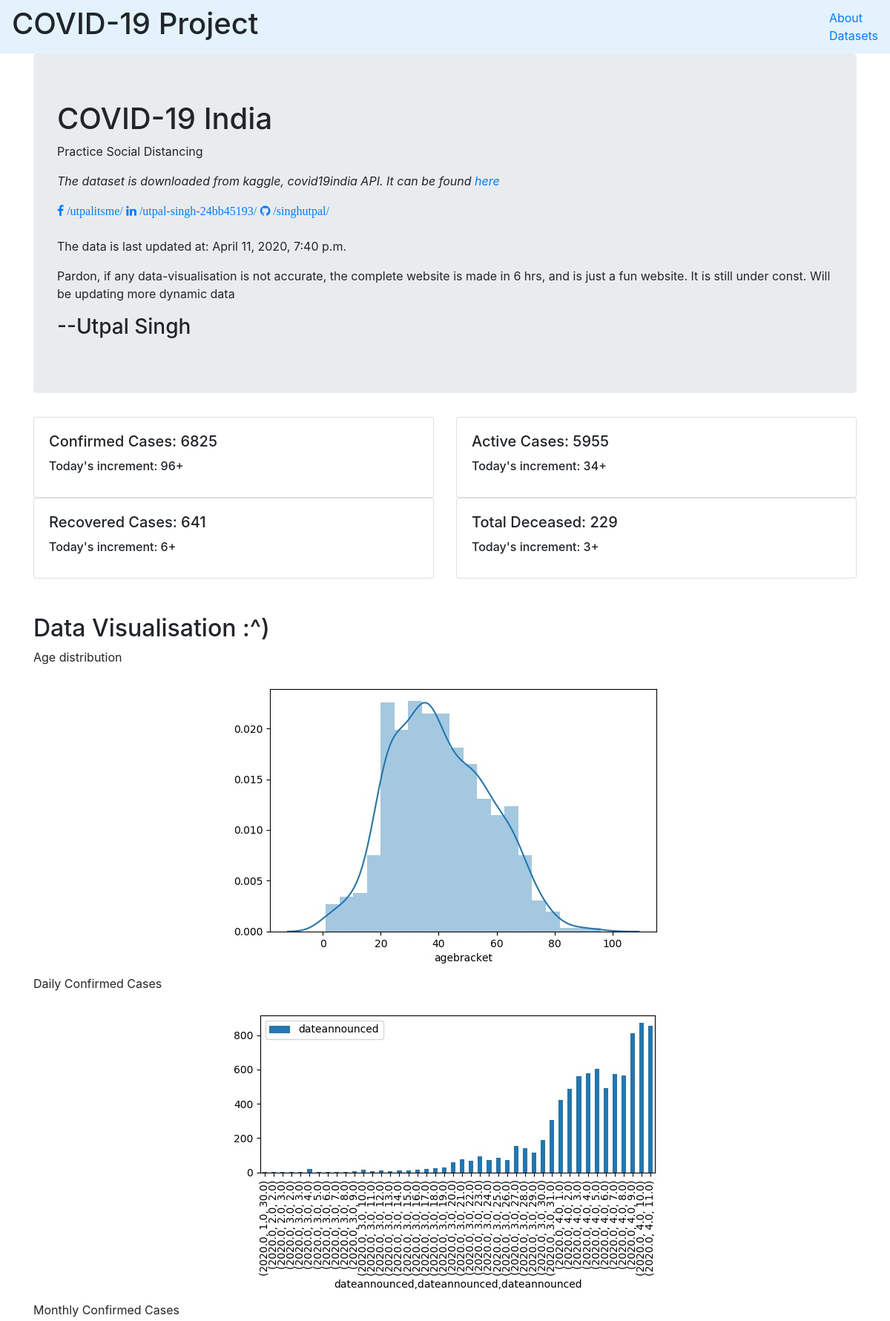
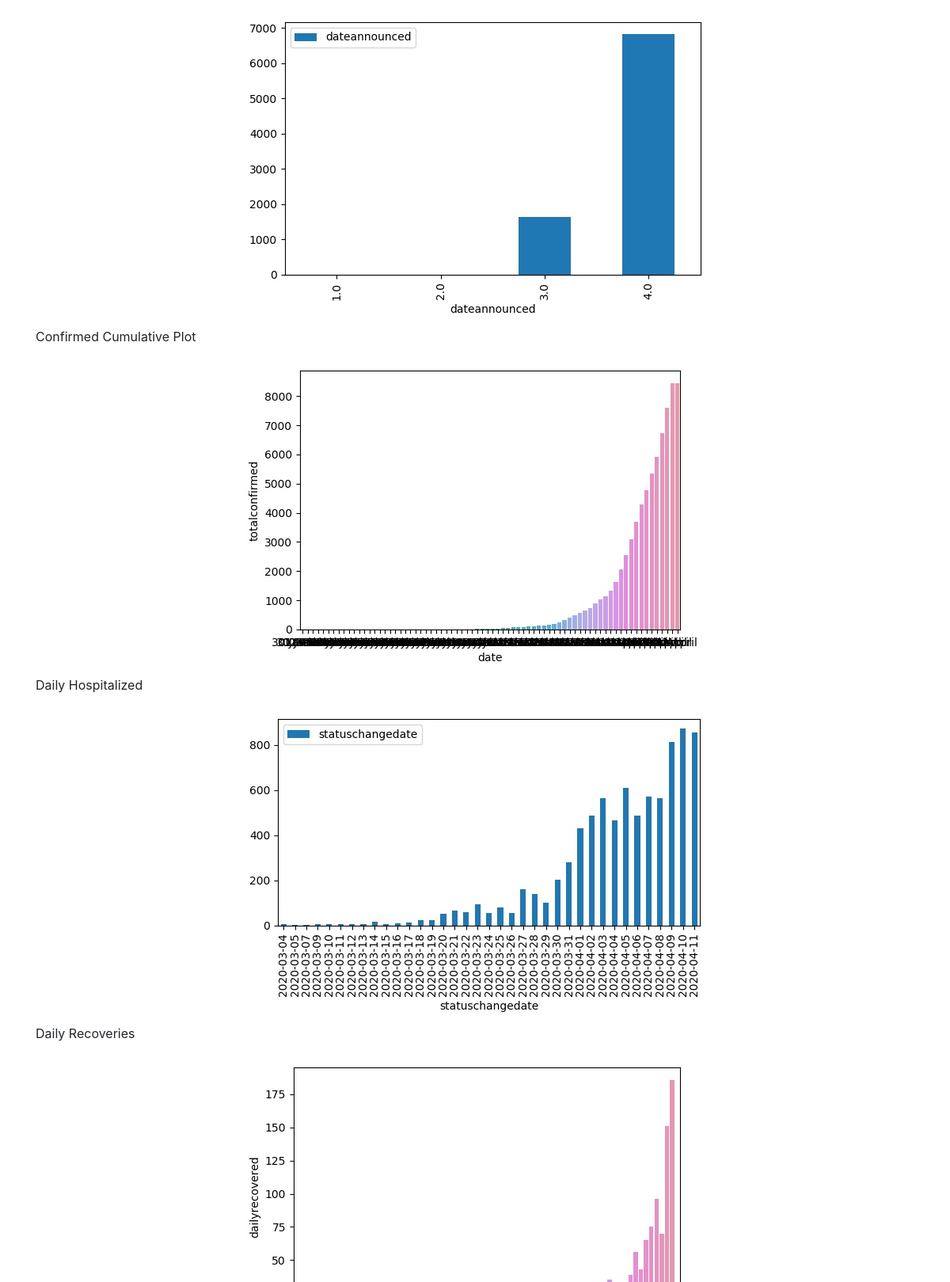
The page / (upper part) on the database its author committed (2 pictures, top to bottom).
### covid_app/models.py (models this page shows)
class covid_ind(models.Model):
      confirmed = models.IntegerField(null = True, db_index = True, blank = True)
      day_increment_confirmed = models.IntegerField(null = True, db_index = True, blank = True)
      active = models.IntegerField(null = True, db_index = True, blank = True)
      day_increment_active = models.IntegerField(null = True, db_index = True, blank = True)
      recovered = models.IntegerField(null = True, db_index = True, blank = True)
      day_increment_recovered = models.IntegerField(null = True, db_index = True, blank = True)
      deaths = models.IntegerField(null = True, db_index = True, blank = True)
      day_increment_deaths = models.IntegerField(null = True, db_index = True, blank = True)
      date_updated = models.DateTimeField(null = True, db_index = True, blank = True)

class covid_data_anal(models.Model):
      daily_confirm = models.ImageField(upload_to = 'graphs', blank = True)
      monthly_confirm = models.ImageField(upload_to = 'graphs', blank = True)
      recov_daily_plot = models.ImageField(upload_to = 'graphs', blank = True)
      decease_daily_plot = models.ImageField(upload_to = 'graphs', blank = True)
      daily_hospitalize = models.ImageField(upload_to = 'graphs', blank = True)
      age_distribution = models.ImageField(upload_to = 'graphs', blank = True)
      heat_map = models.ImageField(upload_to = 'graphs', blank = True)
      conf_cum_plot = models.ImageField(upload_to = 'graphs', blank = True)
      pair_plot = models.ImageField(upload_to = 'graphs', blank = True)
      dailyconf_dist_15mar = models.ImageField(upload_to = 'graphs', blank = True)
      recovered_cum_plot = models.ImageField(upload_to = 'graphs', blank = True)
      deceased_cum_plot = models.ImageField(upload_to = 'graphs', blank = True)

### covid_app/views.py (the view)
# urls.py: url(r'^$', views.index),
def index(request):
      anal = covid_data_anal.objects.all()
      data = covid_ind.objects.all()
      my_dict = {'anals': anal, 'datas': data}
      return render(request, 'covid_app/index.html', context = my_dict)

### templates/covid_app/index.html (shortened to what this page needs)
<!DOCTYPE html>
<html lang="en" dir="ltr">
  <head>
    <link rel="stylesheet" href="https://stackpath.bootstrapcdn.com/bootstrap/4.4.1/css/bootstrap.min.css">
    <link rel="stylesheet" href="https://cdnjs.cloudflare.com/ajax/libs/font-awesome/4.7.0/css/font-awesome.min.css">
  </head>
  <body>
    <nav class="navbar navbar-light" style="background-color: #e3f2fd;">
      <h1>COVID-19 Project</h1>
        <ul class = "nav navbar-nav">
          <li><a href="/about">About</a></li>
          <li><a href="/data">Datasets</a></li>
        </ul>
    </nav>
    <div class="container">
      <div class="jumbotron">
        <h1>COVID-19 India</h1>
        <p>Practice Social Distancing</p>
        <em><p>The dataset is downloaded from kaggle, covid19india API. It can be found <a href="/data">here</a> </p></em>
        <a href="https://www.facebook.com/utpalitsme" class="fa fa-facebook"> /utpalitsme/   </a>
        <a href="https://www.linkedin.com/in/utpal-singh-24bb45193" class="fa fa-linkedin">   /utpal-singh-24bb45193/ </a>
        <a href="https://www.github.com/singhutpal" class="fa fa-github">   /singhutpal/   </a>
        <br></br>
        {% for data in datas %}
        <p>The data is last updated at: {{data.date_updated}} </p>
        {% endfor %}
        <p>Pardon, if any data-visualisation is not accurate, the complete website is made in 6 hrs, and is just a fun website. It is still under const. Will be updating more dynamic data</p>
        <h3>--Utpal Singh</h3>
      </div>
    </div>
    <div class="container">
      <div class="row">
        {% for data in datas %}
  <div class="col-sm-6">
    <div class="card">
      <div class="card-body">
        <h5 class="card-title">Confirmed Cases: {{data.confirmed}}</h5>
        <h6 class="card-title">Today's increment: {{data.day_increment_confirmed}}+</h6>
      </div>
    </div>
  </div>
  <div class="col-sm-6">
    <div class="card">
      <div class="card-body">
        <h5 class="card-title">Active Cases: {{data.active}}</h5>
        <h6 class="card-title">Today's increment: {{data.day_increment_active}}+</h6>
      </div>
    </div>
  </div>
  <div class="col-sm-6">
    <div class="card">
      <div class="card-body">
        <h5 class="card-title">Recovered Cases: {{data.recovered}}</h5>
        <h6 class="card-title">Today's increment: {{data.day_increment_recovered}}+</h6>
      </div>
    </div>
  </div>
  <div class="col-sm-6">
    <div class="card">
      <div class="card-body">
        <h5 class="card-title">Total Deceased: {{data.deaths}}</h5>
        <h6 class="card-title">Today's increment: {{data.day_increment_deaths}}+</h6>
      </div>
    </div>
  </div>
</div>
{% endfor %}
<br></br>
      <h2>Data Visualisation :^)</h2>
      {% for anal in anals %}
        <p>Age distribution</p>
        <img src="{{anal.age_distribution.url}}" alt="" class="rounded mx-auto d-block">
        <p>Daily Confirmed Cases</p>
        <img src="{{anal.daily_confirm.url}}" alt="" class="rounded mx-auto d-block">
        <p>Monthly Confirmed Cases</p>
        <img src="{{anal.monthly_confirm.url}}" alt="" class="rounded mx-auto d-block">
        <p>Confirmed Cumulative Plot</p>
        <img src="{{anal.conf_cum_plot.url}}" alt="" class="rounded mx-auto d-block">
        <p>Daily Hospitalized</p>
        <img src="{{anal.daily_hospitalize.url}}" alt="" class="rounded mx-auto d-block">
        <p>Daily Recoveries</p>
        <img src="{{anal.recov_daily_plot.url}}" alt="" class="rounded mx-auto d-block">
        {% endfor %}
    </div>
  </body>
</html>

### rows shown on the page
covid_ind: date_updated "April 11, 2020, 7:40 p.m.", confirmed "6825", day_increment_confirmed "96", active "5955", day_increment_active "34", recovered "641", day_increment_recovered "6", deaths "229", day_increment_deaths "3"
covid_data_anal: age_distribution (picture), daily_confirm (picture), monthly_confirm (picture), conf_cum_plot (picture), daily_hospitalize (picture), recov_daily_plot (picture)
